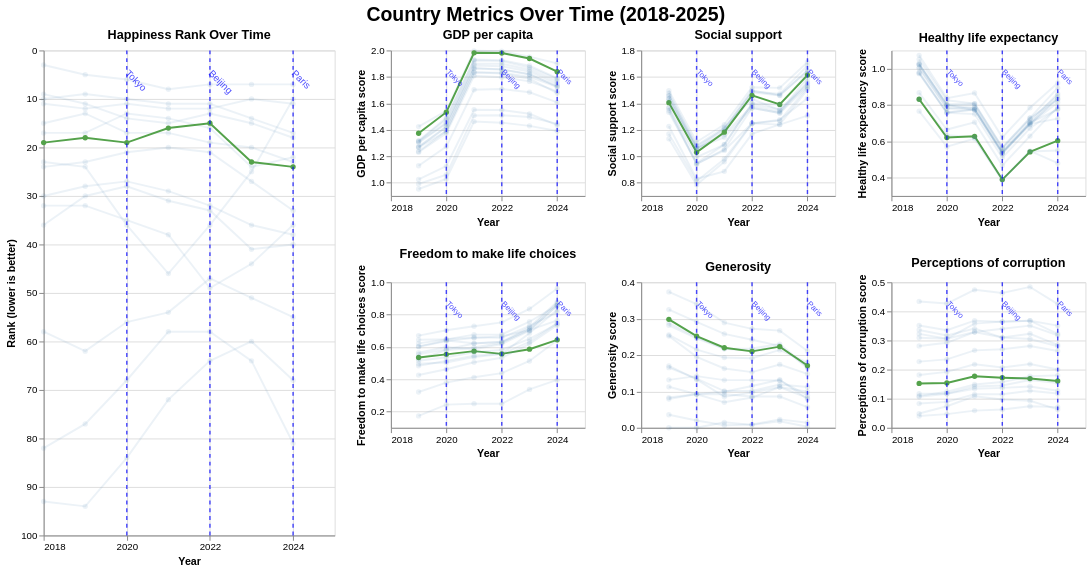

The notebook cell saved with this chart:
### Code cell
### hopefully last iteration ###
# Olympic host cities with their years and countries
olympics_since_2018 = {
    'China': {'city': 'Beijing', 'year': 2022},
    'France': {'city': 'Paris', 'year': 2024},
    'Japan': {'city': 'Tokyo', 'year': 2020},
}

countries = ['Australia', 'Austria', 'Brazil', 'Canada',
    'China', 'France', 'Germany',
    'Greece', 'Italy', 'Japan', 'South Korea',
    'Mexico', 'Norway', 'Russia', 'Spain',
    'United Kingdom', 'United States']

df = happiness_df_final

# Create a dropdown selector for country
country_select = alt.selection_point(
    fields=['Country'],
    bind=alt.binding_select(options=countries, name='Select Country: '),
    value=[{'Country': 'United States'}]
)

# Define the metrics to plot
metrics_list = ['GDP per capita', 'Social support', 'Healthy life expectancy',
                'Freedom to make life choices', 'Generosity', 'Perceptions of corruption']

olympic_data = []
for country, info in olympics_since_2018.items():
    olympic_data.append({
        'Country': country,
        'Olympic_Year': info['year'],
        'Host_City': info['city']
    })
olympic_df = pd.DataFrame(olympic_data)

rank_chart = alt.Chart(df).mark_line(point=True, strokeWidth=2).encode(
    x=alt.X('Year:Q',
            title='Year',
            scale=alt.Scale(zero=False, domain=[2018, 2025]),
            axis=alt.Axis(format='d', values=list(range(2018, 2025, 2)))),
    y=alt.Y('Rank:Q',
            title='Rank (lower is better)',
            scale=alt.Scale(zero=False, reverse=True)),  # one at the top
    color=alt.condition(
        country_select,
        alt.Color('Country:N', legend=None),
        alt.value('steelblue')
    ),
    opacity=alt.condition(
        country_select,
        alt.value(1.0),
        alt.value(0.1)
    ),
    tooltip=['Country', 'Year', 'Rank']
).add_params(
    country_select
)

#lines for rank chart
rank_olympic_lines = alt.Chart(olympic_df).mark_rule(
    color='blue',
    strokeDash=[4, 4],
    strokeWidth=1.5,
    opacity=0.7
).encode(
    x='Olympic_Year:Q',
    tooltip=['Country', 'Olympic_Year', 'Host_City']
)

#labels
rank_olympic_labels = alt.Chart(olympic_df).mark_text(
    color='blue',
    fontSize=10,
    opacity=0.7,
    angle=45,
    align='left',
    baseline='top',
    dx=5,
    dy=0
).encode(
    x='Olympic_Year:Q',
    y=alt.value(15),
    text='Host_City:N'
)

#combined
rank_chart_final = (rank_chart + rank_olympic_lines + rank_olympic_labels).properties(
    width=300,  # Wider than individual metric charts
    height=500,  # Taller to match the full grid height
    title='Happiness Rank Over Time'
)


##individual metric charts
metric_charts = []
for metric in metrics_list:
    # y-axis title
    y_title = f"{metric} score"

    #Base chart
    base_chart = alt.Chart(df).mark_line(point=True, strokeWidth=2).encode(
        x=alt.X('Year:Q',
                title='Year',
                scale=alt.Scale(zero=False, domain=[2018, 2025]),
                axis=alt.Axis(format='d', values=list(range(2018, 2025, 2)))),
        y=alt.Y(f'{metric}:Q', title=y_title, scale=alt.Scale(zero=False)),
        color=alt.condition(
            country_select,
            alt.Color('Country:N', legend=None),
            alt.value('steelblue')
        ),
        opacity=alt.condition(
            country_select,
            alt.value(1.0),
            alt.value(0.1)
        ),
        tooltip=['Country', 'Year', metric]
    ).add_params(
        country_select
    )

    ###lines for Olympic years
    olympic_lines = alt.Chart(olympic_df).mark_rule(
        color='blue',
        strokeDash=[4, 4],
        strokeWidth=1.5,
        opacity=0.7,
        size=1
    ).encode(
        x='Olympic_Year:Q',
        tooltip=['Country', 'Olympic_Year', 'Host_City']
    )

    #Add labels
    olympic_labels = alt.Chart(olympic_df).mark_text(
        color='blue',
        fontSize=8,
        opacity=0.7,
        angle=45,
        align='left',
        baseline='top',
        dx=5,
        dy=0
    ).encode(
        x='Olympic_Year:Q',
        y=alt.value(15),
        text='Host_City:N'
    )

    #Layer the charts
    chart = (base_chart + olympic_lines + olympic_labels).properties(
        width=200,
        height=150,
        title=metric
    )

    metric_charts.append(chart)

#3x2 grid
metric_grid = alt.vconcat(
    alt.hconcat(metric_charts[0], metric_charts[1], metric_charts[2]),
    alt.hconcat(metric_charts[3], metric_charts[4], metric_charts[5])
)

#plot
final_grid = alt.hconcat(
    rank_chart_final,
    metric_grid
).properties(
    title={
        'text': 'Country Metrics Over Time (2018-2025)',
        'fontSize': 20,
        'anchor': 'middle'
    }
)

# Display the grid
final_grid

#Save the chart
# final_grid.save('Happiness_Viz4=.html')
